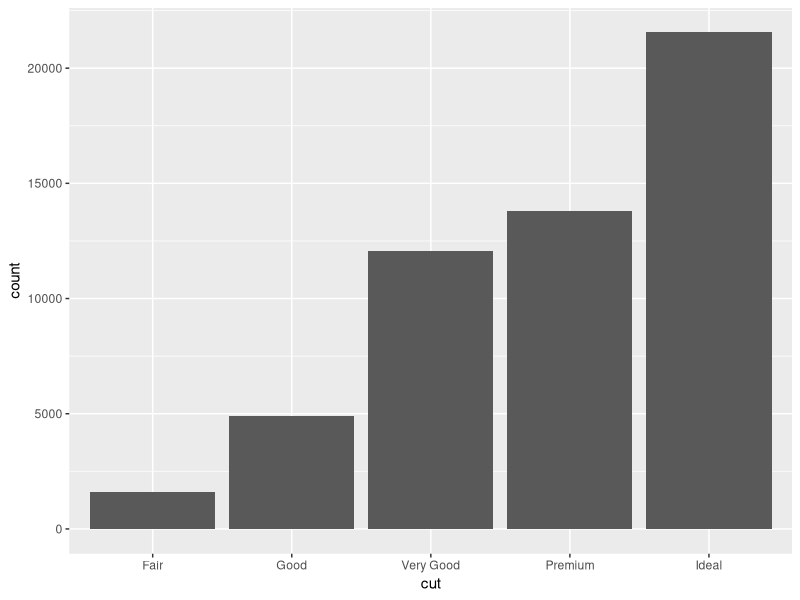
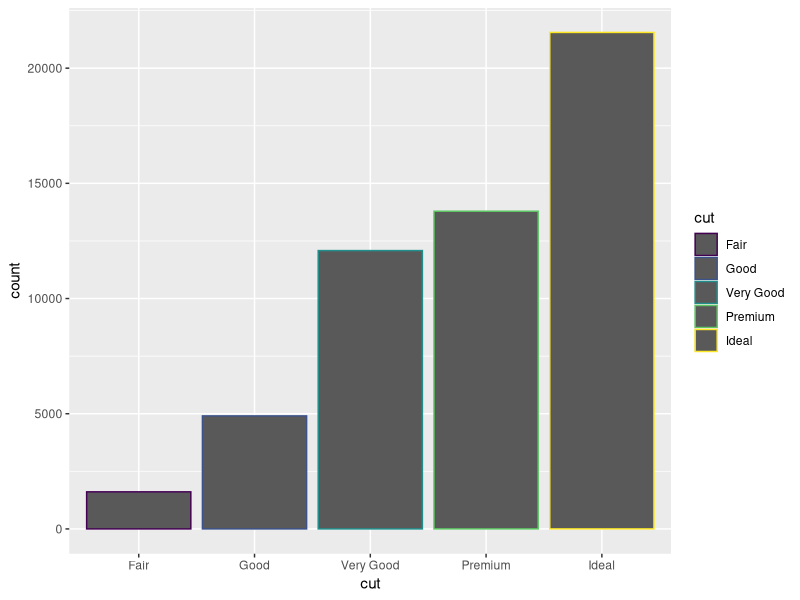
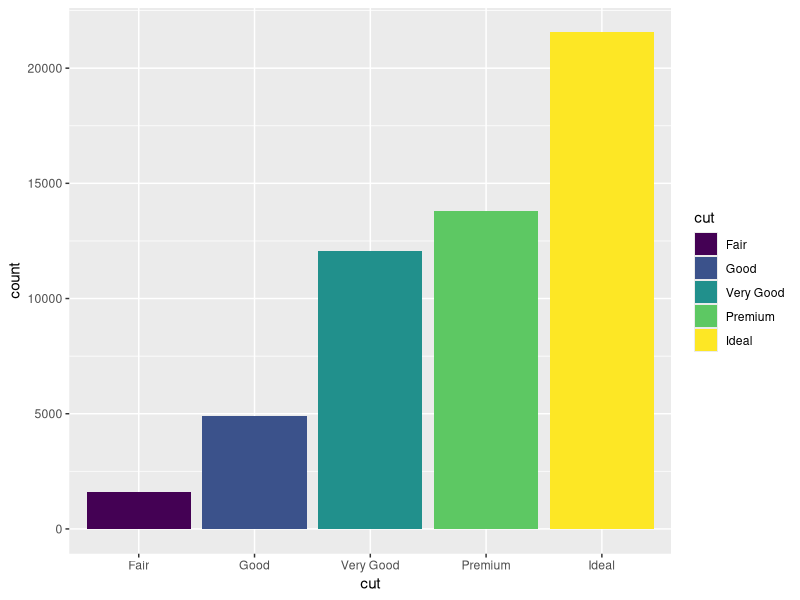
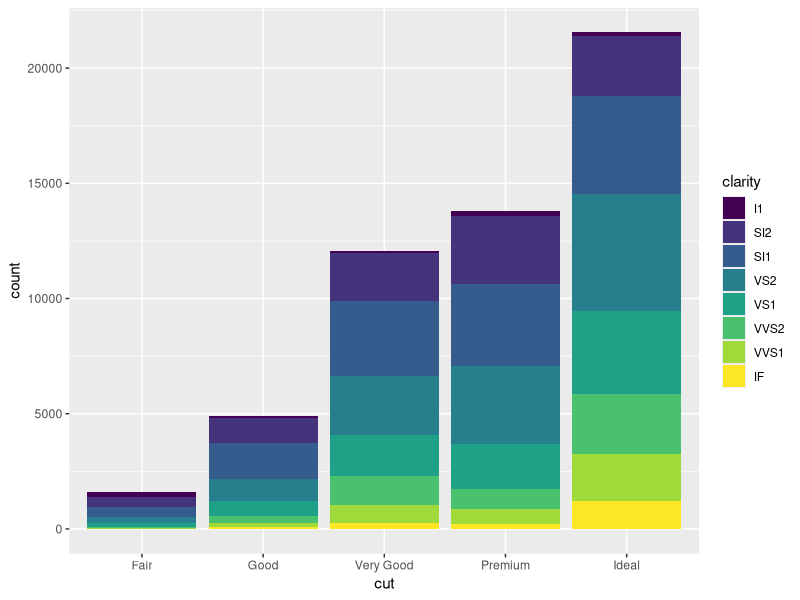
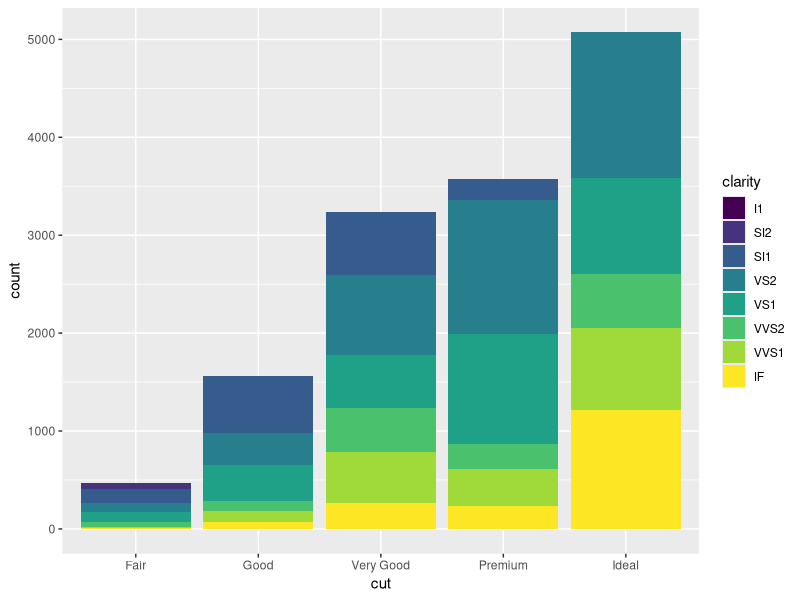
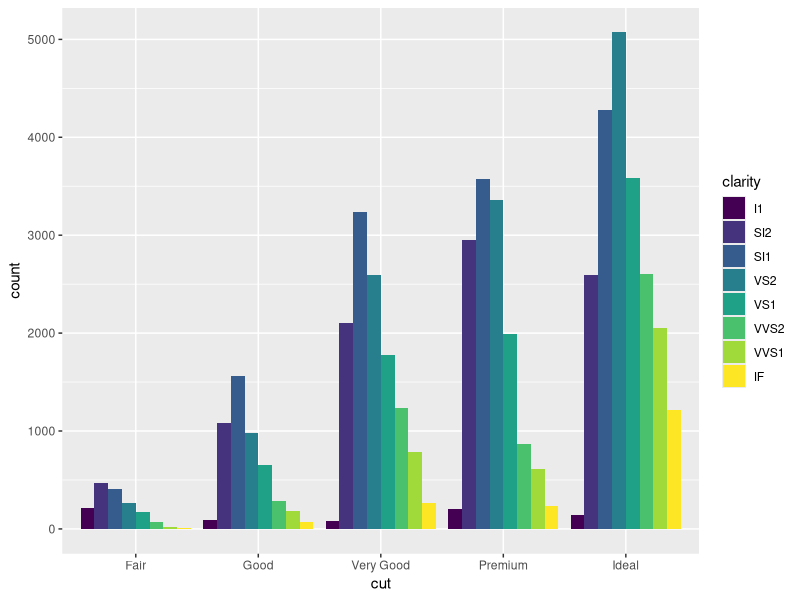
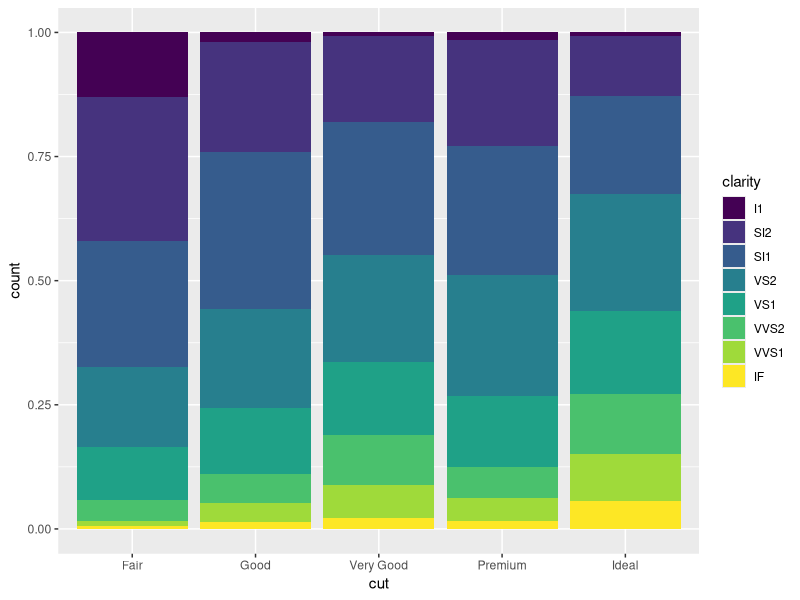
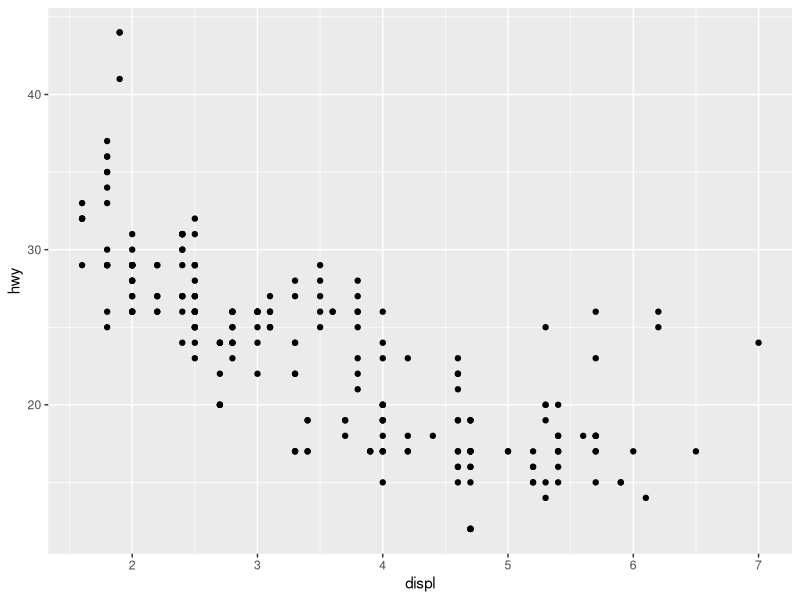

Here is the R script that generated these plots, in order:
## ---- chunk 1
options(htmltools.dir.version = FALSE)
knitr::opts_chunk$set(fig.align = "center", fig.asp=.5, message = FALSE, warning = FALSE)
## ---- chunk 2
library(ggplot2)
ggplot(data = diamonds) + 
  geom_bar(mapping = aes(x = cut))
## ---- chunk 3
library(ggplot2)
ggplot(data = diamonds) + 
  geom_bar(mapping = aes(x = cut, color = cut))
## ---- chunk 4
library(ggplot2)
ggplot(data = diamonds) + 
  geom_bar(mapping = aes(x = cut, fill = cut))
## ---- chunk 5
library(ggplot2)
ggplot(data = diamonds) + 
  geom_bar(mapping = aes(x = cut, fill = clarity))
## ---- chunk 6
library(ggplot2)
ggplot(data = diamonds) + 
  geom_bar(mapping = aes(x = cut, fill = clarity), position = "identity")
## ---- chunk 7
library(ggplot2)
ggplot(data = diamonds) + 
  geom_bar(mapping = aes(x = cut, fill = clarity), position = "dodge")
## ---- chunk 8
library(ggplot2)
ggplot(data = diamonds) + 
  geom_bar(mapping = aes(x = cut, fill = clarity), position = "fill")
## ---- chunk 9
ggplot(data = mpg) + 
  geom_point(mapping = aes(x = displ, y = hwy))
## ---- chunk 10
ggplot(data = mpg) + 
  geom_point(mapping = aes(x = displ, y = hwy), position = "jitter")
## ---- chunk 11
ggplot(data = mpg, mapping = aes(x = class, y = hwy)) + 
  geom_boxplot()
## ---- chunk 12
ggplot(data = mpg, mapping = aes(x = class, y = hwy)) + 
  geom_boxplot() +
  coord_flip()
## ---- chunk 13
nz <- map_data("nz")

ggplot(nz, aes(long, lat, group = group)) +
  geom_polygon(fill = "white", colour = "black")
## ---- chunk 14
ggplot(nz, aes(long, lat, group = group)) +
  geom_polygon(fill = "white", colour = "black") +
  coord_quickmap()
## ---- chunk 15
ggplot(data = mpg, mapping = aes(x = drv, fill = class)) + 
  geom_bar(position = 'dodge') + 
  xlab('Drive of vehicle') +
  coord_flip()
## ---- chunk 16
ggplot(data = diamonds) + 
  geom_bar(mapping = aes(x = cut))
## ---- chunk 17
head(diamonds)
## ---- chunk 18
ggplot(data = diamonds) + 
  geom_histogram(mapping = aes(x = carat))
## ---- chunk 19
ggplot(data = diamonds) + 
  geom_histogram(mapping = aes(x = carat), binwidth = 1)
## ---- chunk 20
ggplot(data = diamonds) + 
  geom_histogram(mapping = aes(x = carat), binwidth = .01)
## ---- chunk 21
ggplot(data = diamonds) + 
  geom_density(mapping = aes(x = carat)) 
## ---- chunk 22
ggplot(data = diamonds, mapping = aes(x = carat)) + 
  geom_histogram(fill = "white", color = "green", mapping = aes(y = ..density..)) +
  geom_density() 
## ---- chunk 23
ggplot(data = diamonds) + 
  geom_density(mapping = aes(x = carat), adjust = 2) 
## ---- chunk 24
df <- data.frame(response = c('numeric', 'numeric', 'categorical'), explanatory = c('numeric', 'categorical', 'categorical'), type = c('scatter', 'box', 'mosaic'), geom = c('geom_point()', 'geom_boxplot()', 'does not exist in ggplot2'))
names(df)[c(1,2)] <- c('response (y)', 'explanatory (x)')
knitr::kable(df, format = 'html')
## ---- chunk 25
ggplot(data = diamonds) +
  geom_boxplot(mapping = aes(x = cut, y = carat))
## ---- chunk 26
ggplot(data = diamonds) +
  geom_histogram(mapping = aes(x = carat), fill = 'green', color = 'red') +
  xlab('Carat of diamond') +
  coord_flip()
